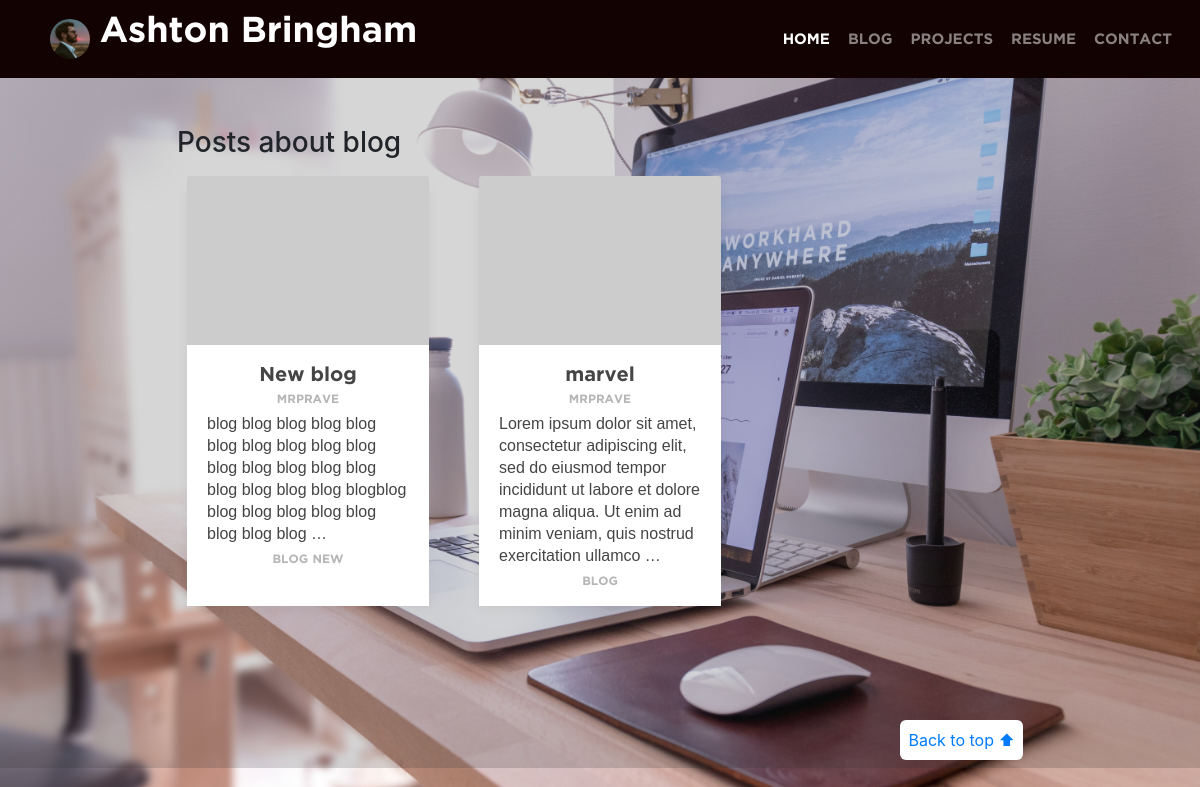
The app's page /blog/tag/blog with its own data.
### blog/models.py (models this page shows, shortened)
class BlogPost(models.Model):
    title = models.CharField(max_length=200, unique=True)
    author = models.ForeignKey('auth.User', related_name='posts',
                               on_delete=models.CASCADE)
    body = models.TextField()
    postdate = models.DateTimeField(auto_now_add=True, blank=True)
    tags = models.ManyToManyField('Tag', related_name='posts')
    def get_absolute_url(self):
        return reverse('post', args=[str(self.id)])

class Tag(models.Model):
    name = models.CharField(max_length=50, unique=True)
    def get_absolute_url(self):
        return reverse('tag_posts', args=[str(self.name)])

### blog/views.py (the view)
# urls.py: path('tag/<str:name>', views.tag_posts, name='tag_posts'),
def tag_posts(request, name):
    name = name.lower()
    title = 'Posts about {}'.format(name)
    tag = get_object_or_404(Tag, name=name)
    posts = BlogPost.objects.filter(tags=tag)
    return render(request, 'blog/filtered_post_list.html',
                  {'posts':posts, 'title':title})

### blog/templates/blog/filtered_post_list.html (shortened to what this page needs)
{% extends 'base.html' %}
{% block content %}
  <h3> {{title}}</h3>
  {% include 'blog/snippet_post_list.html' %}
{% endblock %}
{% block footer %}
    <footer class="text-muted">
        <div class="container">
            <p class="float-right back-to-top">
            <a href="#">Back to top ⬆</a>
            </p>
        </div>
    </footer>
{% endblock footer %}

### blog/templates/blog/snippet_post_list.html
<div class="row">
    {% for post in posts %}
        <div class="post-wrapper col-sm-4 py-2">
            <div class="card-post box-shadow">
                <a href="{{post.get_absolute_url}}">
                <img class="card-img-top" src="https://picsum.photos/id/{{post.id}}/500/350" alt="{{post.title}}">
            </a>
                <div class="card-body">
                    <a href="{{post.get_absolute_url}}">
                        <div class="card-title">{{post.title|truncatewords:"3"}}</div>
                    </a>
                    <div class="card-subtext">
                        <a href="{{post.author.get_absolute_url}}" class="">{{post.author.username}}</a>
                    </div>
                    <div class="card-text">
                        {{post.body|truncatewords:"28"}}
                    </div>
                    <div class="card-subtext">
                        {% include 'blog/snippet_tag_labels.html' with tags=post.tags.all %}
                    </div>
                </div>
            </div>
        </div>
    {% endfor %}
</div>

### blog/templates/blog/snippet_tag_labels.html
{% for tag in tags %}
<a href="{{tag.get_absolute_url}}">{{tag.name}}</a>
{% endfor %}

### static/css/main.css (style rules this page uses)
html { overflow-x: hidden; }
body { background: linear-gradient(rgba(50,50,50,0.2), rgba(50,50,50,0.2)), url("../images/background.jpg"); background-size: cover; background-repeat: no-repeat; overflow-x: hidden; }
.box-shadow { box-shadow: 0 0.25rem 0.75rem rgba(0, 0, 0, 0.05); }
.card-post { background: white; padding: 0; margin: 10px; height: 420px; }
.card-title { text-align: center; font: 20px/20px Gotham; letter-spacing: 0; color: #454545; opacity: 1; margin-bottom: 0px; }
.card-post img { margin-top: -10px; }
.card-text { text-align: left; font: 16px/22px sans-serif; letter-spacing: 0; color: #454545; opacity: 1; }
.card-subtext { text-align: center; }
.card-subtext a { font: 12px/26px Gotham; text-transform: uppercase; letter-spacing: 0; color: #b5b5b5; opacity: 1; }
footer { padding-top: 3rem; padding-bottom: 3rem; }
footer p { margin-bottom: 0.25rem; }
.back-to-top { background: white; padding: 8px; border-radius: 6px 6px; }
@media (min-width: 1200px) { .container { max-width: 73%; } }

### records on screen
BlogPost: title "New blog", author.username "MRPRAVE", body "blog blog blog blog blog blog blog blog blog blog blog blog blog blog blog blog blog blog blog blogblog blog blog blog blog blog blog blog blog …"
Tag: name "BLOG"
Tag: name "NEW"
BlogPost: title "marvel", author.username "MRPRAVE", body "Lorem ipsum dolor sit amet, consectetur adipiscing elit, sed do eiusmod tempor incididunt ut labore et dolore magna aliqua. Ut enim ad minim veniam, quis nostrud exercitation ullamco …"

### other values on screen
{{ title }} "Posts about blog"
